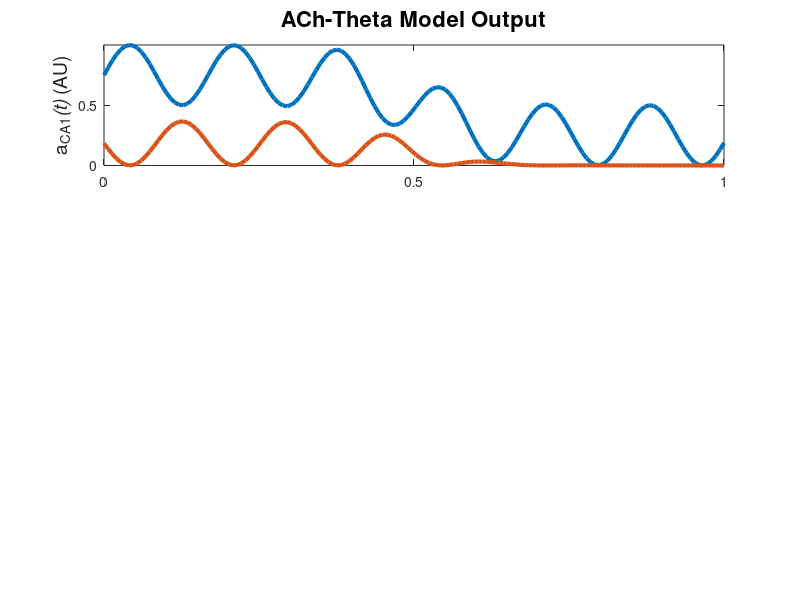

Here is the MATLAB script that generated this plot: (Note: this script raises an error after producing the figure.)
function [] = model9402_()
% 9402 theta model 2020 Updates


%todo: 
% add plots for ca3 and ec activity - done
% add ach to the model - done
% make a struct to hold data? - done

% can we get EC and CA3 activity separated?
% Learning? - simple vector forgeting? TMaze? 
% OLM switch? 
% show that hasselmo is wrong
% add the anon funct to other areas

clear all;
dbstop if error;

%% runtime parameters
p.nTrls = 5;
p.nTSteps = 25;
p.nCA1cells = 2;
p.nCA3cells = 3;
p.nECcells = 2;

p.dt = 0.005; % Default = 5 ms
p.thF = 8; % Default = 8 Hz
p.nCycles = 6; % How many cycles would we like per trial. Default = 6? 
p.stepsPerCycle = ceil(((1/p.thF)/p.dt));
p.phaseStep = (2*pi)/p.stepsPerCycle; % number of radians to increment theta phase by for each time steps
p.k = .5; % Max synaptic growth. Default = .5
p.lrate = 0.01; % learning rate, per Ehren's experiment
p.thetaScale = 1; % X from Hasselmo et al. 2002, p 799
% [0 to 1] smaller means theta has less effect on functional strength
% paper is vague about whether different values are used for the different
% layers (CA3 vs EC), for now we'll assume that it is a single fixed
% parameter. Default = 1?
p.time = linspace(0,1,p.nCycles*p.stepsPerCycle);

% allocate arrays
a.CA1 = nan(p.nCA1cells,p.nTSteps);
a.CA3 = nan(p.nCA3cells,p.nTrls); 
a.EC  = nan(p.nECcells, p.nTrls);
w.CA3 = eye(p.nCA1cells, p.nCA3cells);
w.EC  = eye(p.nCA1cells, p.nECcells); % identity matrix p.801
tempXprod = nan(p.nCA1cells,p.nCA3cells,p.stepsPerCycle);



%% Task 

% 


stage = 1;

% for each trial, run the theta model 
for trl = 1:p.nTrls
  % initialize first timestep
  % NOTE: THESE NEED TO BE SET FOR EACH PHASE OF THE TASK, TRL
  a.CA3(:,1) = [1; 1; 0]; % rand(p.nCA3cells,1) > .5;
  a.EC(:,1)  = [1; 0]; % rand(p.nECcells, 1) > .5;
  
  % run the model
  [a, tempXprod, pha, theta, syn] = runTheta(a,w,tempXprod,p,stage);
  
  % compute weight updates after each theta cycle
  dw.CA3(:,:) = sum(tempXprod,3);
  
  fprintf('\nTrial %i\n',trl);
  if any(isnan(dw.CA3)), keyboard, end % Just in case something goes wrong...
  %w.CA3, dw.CA3
  w.CA3 = w.CA3 + p.lrate .* dw.CA3; %   w.CA3 = w.CA3 + dw.CA3;
  w.CA3 = min(w.CA3, p.k);
  %w.CA3
  
  %if trl == p.nTrls, plotStateVariables(theta,a,pha, trl); end
  
end




fprintf('Test initial learning\n');
a.CA3(:,1) = [0; 1; 0]; % rand(p.nCA3cells,1) > .5;
[a, tempXprod, pha, theta, syn] = runTheta(a,w,tempXprod,p,stage);
trl = 0;

if 1
    plotStateVariables(theta,a,pha, trl,p.time); 
    %plotRegionAct(syn.EC3(1,:), syn.CA3(2,:),p.time); pha
    plotRegionActACh(syn.EC3(1,:), syn.CA3(2,:),pha,p.time);
end


%keyboard;
end 


function [a,tempXprod, pha, theta, syn] = runTheta(a,w,tempXprod,p,stage)
  
  % allocate phase and theta params
  pha.EC = nan(p.nTSteps,1);   theta.EC = nan(p.nTSteps,1);
  pha.CA3 = nan(p.nTSteps,1);  theta.CA3 = nan(p.nTSteps,1);
  pha.LTP = nan(p.nTSteps,1);  theta.LTP = nan(p.nTSteps,1);
  
  pha.EC(1)  = 0;    theta.EC(1)  = (p.thetaScale/2) * sin(pha.EC(1))  + (1-(p.thetaScale/2));
  pha.CA3(1) = pi;   theta.CA3(1) = (p.thetaScale/2) * sin(pha.CA3(1)) + (1-(p.thetaScale/2));
  pha.LTP(1) = 0;    theta.LTP(1) = sin(pha.LTP(1));
  
  % initialize ACh activity
  AchPut = linspace(-10,10,p.nCycles*p.stepsPerCycle);
  pha.AChLvls = sigmoid(AchPut);
  % .64 C_theta (equ 5) Cr = .8 Cl = ? 
  Cr = 1; Cl = .5; % These need to be updated to control for individual dynamics in CA3 vs EC 
  updateEC3 = @(ACh,Cl,theta,w,a) (1 - ACh*Cl) * ((theta.*w) * a);
  updateCA3 = @(ACh,Cr,theta,w,a) (1 - ACh*Cr) * ((theta.*w) * a);
  
  syn.EC3(:,1) = updateEC3(pha.AChLvls(1),Cl,theta.EC(1),w.EC,a.EC(:,stage));
  syn.CA3(:,1) = updateCA3(pha.AChLvls(1),Cr,theta.CA3(1),w.CA3,a.CA3(:,stage));

  % initialize CA1 activity
  a.CA1(:,1) = syn.EC3(:,1) + syn.CA3(:,1); % eq 2.4 p.799

  tempXprod(:,:,1) = (theta.LTP(1) .* a.CA1(:,1)) * a.CA3(:,stage)';
  % run one theta cycle
  for t = 2:p.nCycles*p.stepsPerCycle
    
    % phasic input
    pha.EC(t)  = pha.EC(t-1)  + p.phaseStep;  theta.EC(t)  = (p.thetaScale/2) * sin(pha.EC(t))  + (1-(p.thetaScale/2));  % eq 2.2 p.799
    pha.CA3(t) = pha.CA3(t-1) + p.phaseStep;  theta.CA3(t) = (p.thetaScale/2) * sin(pha.CA3(t)) + (1-(p.thetaScale/2));  % eq 2.3 p.799
    pha.LTP(t) = pha.LTP(t-1) + p.phaseStep;  theta.LTP(t) = sin(pha.LTP(t));                                            % eq 2.5 p.799
    
    % after the new updating function was written
    syn.EC3(:,t) = (1 - pha.AChLvls(t)*Cl) * ((theta.EC(t) .* w.EC) * a.EC(:,stage));
    syn.CA3(:,t) = (1 - pha.AChLvls(t)*Cr) * ((theta.CA3(t) .* w.CA3) * a.CA3(:,stage));
    
    a.CA1(:,t) = syn.EC3(:,t) + syn.CA3(:,t); % eq 2.4 p.799

    tempXprod(:,:,t) = (theta.LTP(t) .* a.CA1(:,t)) * a.CA3(:,stage)';
    
  end
  
  modEC = reshape(syn.EC3,2,[])';
  modCA3 = reshape(syn.CA3,2,[])';
  
  if 0
    keyboard;
    
    figure; hold on;
    time = linspace(0, 1000, size(reshape(syn.EC3,2,[])',1));
    plot(time,modEC);
    plot(time,modCA3);
    xlim([0,max(time)]);
    
    figure;
    plot(time, modEC+modCA3)
    
  end
  
end

function plotStateVariables_old(theta,a,pha,trl)
    figure;
    subplot(4,1,1);
    hold off; plot(theta.EC)
    hold on; plot(theta.CA3)
    ylabel('theta.CA3');
    legend('EC','CA3'); ylim([0 1]);
    %title(['End of training']);
    title(['trl ', num2str(trl)])
    
    subplot(4,1,2);
    plot(a.CA1');
    ylabel('act CA1');
    
    subplot(4,1,3);
    plot(theta.LTP)
    ylabel('theta LTP');
    
    subplot(4,1,4);
    plot(pha.AChLvls)
    ylabel('Ach');
end

function plotStateVariables(theta,a,pha,trl,t)
    figure;
    subplot(3,1,1); 
    plot(t,a.CA1','LineWidth',3);
    title('ACh-Theta Model Output','FontSize',16);
    ylabel('a_{CA1}\it(t) \rm(AU)','FontSize',14);
    yticks([-.2 0 .5]); xticks([0 .5 1]);
    ax = gca; ax.FontSize = 12;
    
    
    subplot(3,1,2);
    plot(t,pha.AChLvls,'LineWidth',3)
    ylabel('\bf\psi\rm\it(t) \rm(AU)','FontSize',14); 
    xlabel('Time (s)','FontSize',14);
    yticks([0 1]); xticks([0 .5 1]);
    ax = gca; ax.FontSize = 12;
    
    subplot(3,1,3);
    plot(t,theta.LTP,'LineWidth',3)
    ylabel('\theta_{LTP} \rm(AU)','FontSize',14);
    yticks([-1 0 1]); xticks([0 .5 1]);
    ax = gca; ax.FontSize = 12;
    
end

function plotRegionAct(EC, CA3, t)

figure; 
subplot(1,2,1);
plot(t,EC, 'r','LineWidth',3)
title('EC Activity', 'FontSize',16)
xlabel('Time (s)','FontSize',14); ylabel('Activity (AU)', 'FontSize',14);
yticks([0 .5]); xticks([0 .5 1]);
ax = gca; ax.FontSize = 12; 



subplot(1,2,2);
plot(t,CA3, 'b','LineWidth',3)
title('CA3 Activity', 'FontSize',16)
xlabel('Time (s)','FontSize',14); ylabel('Activity (AU)', 'FontSize',14);
yticks([0 .5]); xticks([0 .5 1]);
ax = gca; ax.FontSize = 12; 

end

function plotRegionActACh(EC, CA3, pha, t)

figure('position',[1 1 809 278]); 
subplot(2,2,1);
plot(t,EC, 'r','LineWidth',3)
title('EC Activity', 'FontSize',16)
%xlabel('Time (s)','FontSize',14); 
ylabel('Activity (AU)', 'FontSize',14);
yticks([0 .5]); xticks([0 .5 1]);
ax = gca; ax.FontSize = 12; 

subplot(2,2,2);
plot(t,CA3, 'b','LineWidth',3)
title('CA3 Activity', 'FontSize',16)
%xlabel('Time (s)','FontSize',14); 
ylabel('Activity (AU)', 'FontSize',14);
yticks([0 .5]); xticks([0 .5 1]);
ax = gca; ax.FontSize = 12; 

subplot(2,2,3);
plot(t,pha.AChLvls,'LineWidth',3)
ylabel('\bf\psi\rm\it(t) \rm(AU)','FontSize',14); 
xlabel('Time (s)','FontSize',14);
yticks([0 1]); xticks([0 .5 1]);
ax = gca; ax.FontSize = 12;

subplot(2,2,4);
plot(t,pha.AChLvls,'LineWidth',3)
ylabel('\bf\psi\rm\it(t) \rm(AU)','FontSize',14); 
xlabel('Time (s)','FontSize',14);
yticks([0 1]); xticks([0 .5 1]);
ax = gca; ax.FontSize = 12;

end

function y = sigmoid(x)
y = 1.0 ./ (1 + exp(-x));
end
%%
